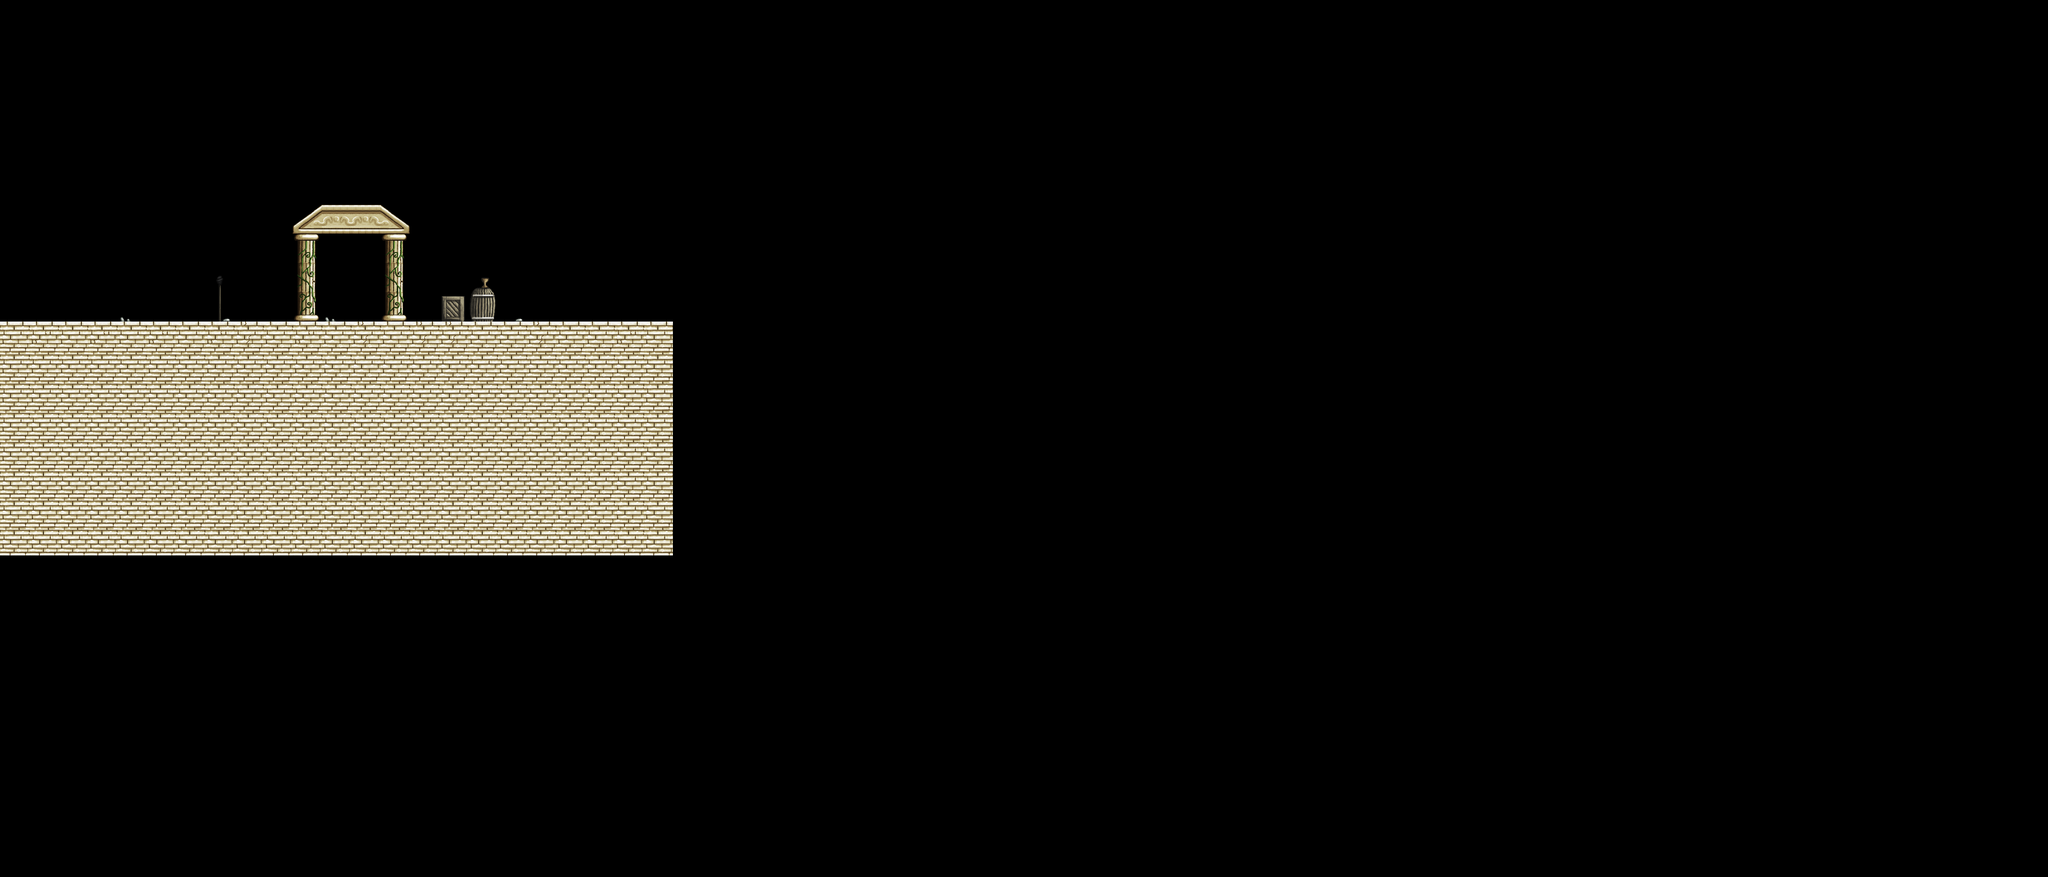

This game map was drawn from its Tiled (.tmx) file and the tilesets committed beside it. A one-line description and the trimmed map source follow:
An orthogonal 70x30 tile map with 64x64 px tiles, 3 tile layers (background, tiles, foreground), 2 tilesets and 9 objects.

<map version="1.0" orientation="orthogonal" renderorder="right-down" width="70" height="30" tilewidth="64" tileheight="64" nextobjectid="1">
 <tileset firstgid="1" name="tilesetbrickfinal" tilewidth="64" tileheight="64" tilecount="36" columns="9">
  <image source="../tilesets/tilesetbrickfinal.png" width="636" height="256" />
  <tile id="3">
   <objectgroup draworder="index">
    <object id="1" x="0" y="0" width="64" height="64" />
   </objectgroup>
  </tile>
  <tile id="4">
   <objectgroup draworder="index">
    <object id="1" x="0" y="0" width="64" height="64" />
   </objectgroup>
  </tile>
  <tile id="19">
   <objectgroup draworder="index">
    <object id="1" x="0" y="0" width="64" height="64" />
   </objectgroup>
  </tile>
  <tile id="20">
   <objectgroup draworder="index">
    <object id="2" x="0" y="0" width="64" height="64" />
   </objectgroup>
  </tile>
  <tile id="21">
   <objectgroup draworder="index">
    <object id="1" x="0" y="0" width="64" height="64" />
   </objectgroup>
  </tile>
  <tile id="27">
   <objectgroup draworder="index">
    <object id="1" x="0" y="0" width="64" height="64" />
   </objectgroup>
  </tile>
  <tile id="28">
   <objectgroup draworder="index">
    <object id="1" x="0" y="0" width="64" height="64" />
   </objectgroup>
  </tile>
  <tile id="30">
   <objectgroup draworder="index">
    <object id="1" x="0" y="0" width="64" height="64" />
   </objectgroup>
  </tile>
  <tile id="31">
   <objectgroup draworder="index">
    <object id="1" x="0" y="0" width="64" height="64" />
   </objectgroup>
  </tile>
 </tileset>
 <tileset firstgid="37" name="tilesheetforestfinal" tilewidth="64" tileheight="64" tilecount="54" columns="9">
  <image source="../tilesets/tilesheetforestfinal.png" width="576" height="384" />
 </tileset>
 <layer name="background" width="70" height="30">
  <data>[2100 cells, 0 non-empty, 0 distinct tile ids]</data>
 </layer>
 <layer name="tiles" width="70" height="30">
  <data>[2100 cells, 186 non-empty, 6 distinct tile ids]</data>
 </layer>
 <layer name="foreground" width="70" height="30">
  <data>[2100 cells, 17 non-empty, 13 distinct tile ids]</data>
 </layer>
</map>
